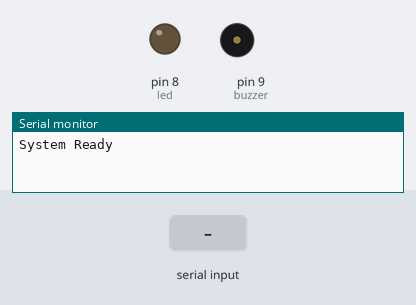
Recording of a sketch running on a simulated Arduino Uno, built with avr-gcc and run on an emulated ATmega328P. Parts: output pins drawn as LEDs (lit = HIGH), buzzer (waves = sounding, pin HIGH), the last lines printed to the serial monitor. Inputs (shaded band) come from the test bench.

Above: at 1.2 s.
1.3 s: "1" received over Serial
At 2.3 s:
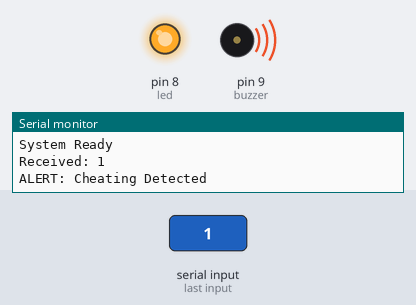
2.8 s: "0" received over Serial
At 3.4 s:
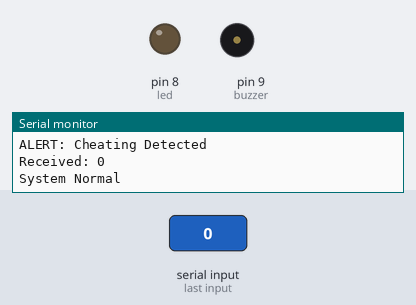
Timing chart, 0 to 5.8 s (numbered marks = the images above; inputs shaded):
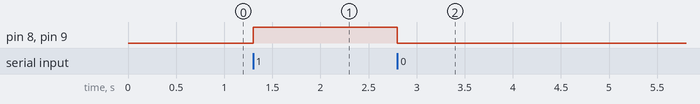

The sketch:

cheating_alert.ino
```cpp
int led = 8;
int buzzer = 9;

void setup() {
  pinMode(led, OUTPUT);
  pinMode(buzzer, OUTPUT);
  Serial.begin(9600);
  Serial.println("System Ready");
}

void loop() {
  if (Serial.available() > 0) {
    char data = Serial.read();

    Serial.print("Received: ");
    Serial.println(data);

    if (data == '1') {
      digitalWrite(led, HIGH);
      digitalWrite(buzzer, HIGH);
      Serial.println("ALERT: Cheating Detected");
    }

    else if (data == '0') {
      digitalWrite(led, LOW);
      digitalWrite(buzzer, LOW);
      Serial.println("System Normal");
    }
  }
}
```

Measured:
- after the input at 1.3 s, pin 8 (led), pin 9 (buzzer): LOW → HIGH at once
- after the input at 2.8 s, pin 8 (led), pin 9 (buzzer): HIGH → LOW at once
